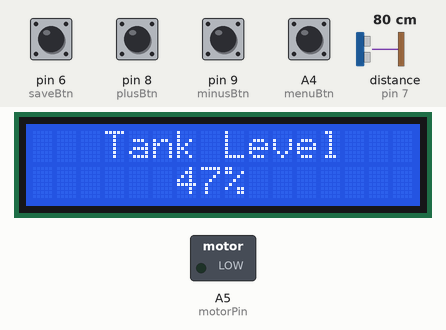
Simulated run of this sketch. Board: Arduino Uno, built with avr-gcc and run on an emulated ATmega328P. On the bench: 16×2 character LCD, switched loads named in the sketch (green lamp = pin HIGH). Wiring (inferred from the names in the program): ultrasonic range finder: trigger pin 7; echo pin 7. The inputs (shaded band) are chosen by the test bench; at power-on: A4 (menuBtn), pin 6 (saveBtn), pin 8 (plusBtn), pin 9 (minusBtn) HIGH, distance to the obstacle (sensor on pin 7) 80 cm. The echo pulse lasts 58.3 µs per cm; EEPROM starts erased.

Above: at 2.2 s.
2.3 s: A4 (menuBtn) pulled LOW for 1 s
At 4.1 s:
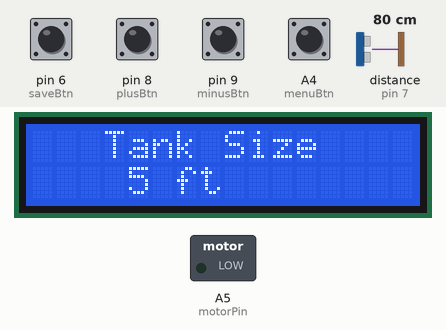
4.8 s: pin 9 (minusBtn) pulled LOW for 1 s
At 5.8 s:
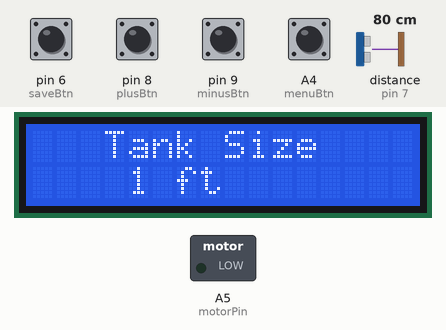
7.3 s: pin 6 (saveBtn) pulled LOW for 0.15 s
At 7.4 s:
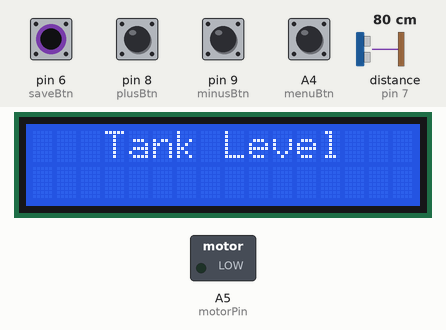
9.0 s: distance to the obstacle (sensor on pin 7) set to 18 cm
At 9.6 s:
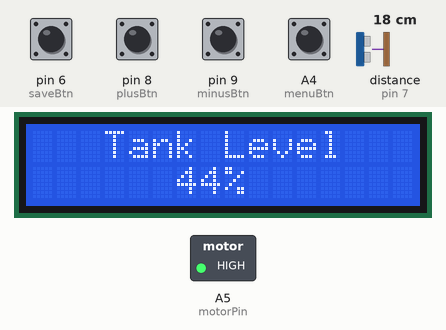
12.0 s: distance to the obstacle (sensor on pin 7) set to 7 cm
At 13.1 s:
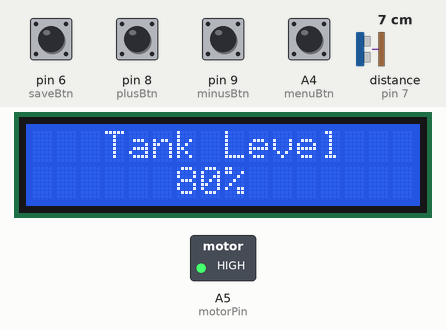
15.0 s: A4 (menuBtn) pulled LOW for 0.15 s
At 15.4 s:
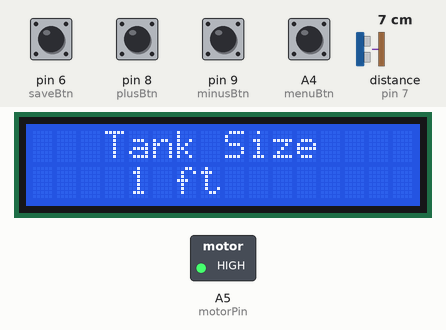
Timing chart, 0 to 17.6 s (numbered marks = the images above; inputs shaded):
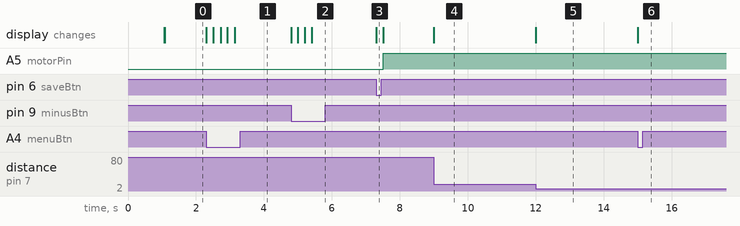

The sketch:

03_Water-Tank-Monitoring-with-LCD.ino
```cpp
// Advanced Arduino Project
// Episode 3: Water Tank Monitoring with LCD

#include <LiquidCrystal.h>
#include <EEPROM.h>

// LCD Pins
LiquidCrystal lcd(12, 11, 5, 4, 3, 2);

// Buttons (using internal pull-up)
#define menuBtn  A4
#define plusBtn  8
#define minusBtn 9
#define saveBtn  6

#define motorPin A5

// Ultrasonic Pins (recommended)
#define TRIG 7
#define ECHO 7   // (still same, but better to separate in real design)

// Pages
#define homePage 0
#define menuPage 1

uint8_t page = homePage;
uint8_t getLevelFlag = 0;

// Load tank size from EEPROM
uint8_t tank_size = EEPROM.read(0);

int cm = 0;
float feet = 0;
uint8_t waterLevel = 0;

// ---------------- ULTRASONIC FUNCTION ----------------
long readUltrasonicDistance(int triggerPin, int echoPin)
{
  pinMode(triggerPin, OUTPUT);
  digitalWrite(triggerPin, LOW);
  delayMicroseconds(2);

  digitalWrite(triggerPin, HIGH);
  delayMicroseconds(10);
  digitalWrite(triggerPin, LOW);

  pinMode(echoPin, INPUT);

  return pulseIn(echoPin, HIGH);
}

// ---------------- SETUP ----------------
void setup()
{
  pinMode(menuBtn, INPUT_PULLUP);
  pinMode(plusBtn, INPUT_PULLUP);
  pinMode(minusBtn, INPUT_PULLUP);
  pinMode(saveBtn, INPUT_PULLUP);

  pinMode(motorPin, OUTPUT);

  Serial.begin(9600);

  lcd.begin(16, 2);

  // Default tank size check
  if (tank_size == 0 || tank_size > 10)
    tank_size = 5;

  lcd.setCursor(0, 0);
  lcd.print("Water System");
  delay(1000);

  openHomePage();
}

// ---------------- LOOP ----------------
void loop()
{
  // -------- WATER LEVEL CALCULATION --------
  if (page == homePage && getLevelFlag == 1)
  {
    cm = 0.01723 * readUltrasonicDistance(TRIG, ECHO);

    feet = (cm / 2.54) / 12;

    if (feet > tank_size) feet = tank_size;

    waterLevel = ((tank_size - feet) / tank_size) * 100;

    if (waterLevel < 0) waterLevel = 0;
    if (waterLevel > 100) waterLevel = 100;

    // Display on LCD
    lcd.setCursor(6, 1);
    lcd.print("   ");
    lcd.setCursor(6, 1);
    lcd.print(waterLevel);
    lcd.print("%");

    // Motor Control Logic
    if (waterLevel == 100)
      digitalWrite(motorPin, LOW);   // OFF
    else if (waterLevel < 20)
      digitalWrite(motorPin, HIGH);  // ON
  }

  // -------- MENU BUTTON --------
  if (!digitalRead(menuBtn))
  {
    if (page != menuPage)
      openMenuPage();
    else
      openHomePage();

    delay(200);
  }

  // -------- INCREASE SIZE --------
  if (!digitalRead(plusBtn) && page == menuPage)
  {
    tank_size++;
    displayTankSize();
    delay(200);
  }

  // -------- DECREASE SIZE --------
  if (!digitalRead(minusBtn) && page == menuPage)
  {
    tank_size--;
    displayTankSize();
    delay(200);
  }

  // -------- SAVE --------
  if (!digitalRead(saveBtn) && page == menuPage)
  {
    EEPROM.write(0, tank_size);
    openHomePage();
    delay(200);
  }
}

// ---------------- HOME PAGE ----------------
void openHomePage()
{
  page = homePage;

  if (!tank_size)
  {
    getLevelFlag = 0;
    lcd.clear();
    lcd.print("Set Tank Size");
  }
  else
  {
    getLevelFlag = 1;
    lcd.clear();
    lcd.setCursor(3, 0);
    lcd.print("Tank Level");
  }
}

// ---------------- MENU PAGE ----------------
void openMenuPage()
{
  getLevelFlag = 0;
  page = menuPage;

  lcd.clear();
  lcd.setCursor(3, 0);
  lcd.print("Tank Size");

  displayTankSize();
}

// ---------------- DISPLAY SIZE ----------------
void displayTankSize()
{
  if (tank_size > 10) tank_size = 10;
  if (tank_size < 1) tank_size = 1;

  lcd.setCursor(4, 1);
  lcd.print("   ");
  lcd.setCursor(4, 1);

  lcd.print(tank_size);
  lcd.print(" ft");
}
```

Measured:
- after the input at 2.3 s, the display: changes at once (image 1)
- after the input at 4.8 s, the display: first changes at once (image 2 shows a later state)
- after the input at 7.3 s, A5 (motorPin): LOW → HIGH after 0.21 s; the display: changes at once (image 3)
- after the input at 9.0 s, the display: changes at once (image 4)
- after the input at 12.0 s, the display: changes at once (image 5)
- after the input at 15.0 s, the display: changes at once (image 6)
